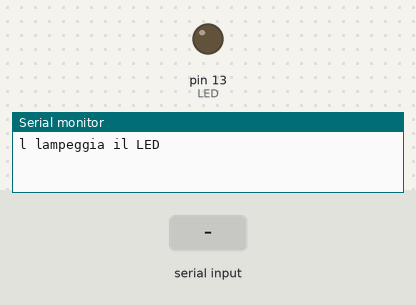
This sketch was run on a simulated Arduino Uno, built with avr-gcc and run on an emulated ATmega328P. On the bench: output pins drawn as LEDs (lit = HIGH), the last lines printed to the serial monitor. The test bench sets the inputs (shaded band).

Above: at 1.2 s.
1.3 s: "90,45\n" received over Serial
2.8 s: byte 108 ('l') received over Serial
4.3 s: "30,150\n" received over Serial
At 4.6 s:
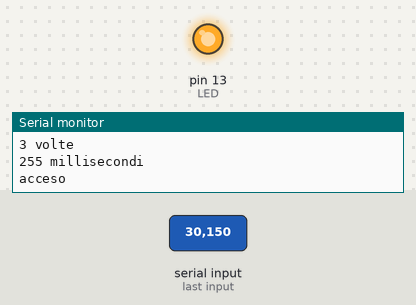
Timing chart, 0 to 7.3 s (numbered marks = the images above; inputs shaded):
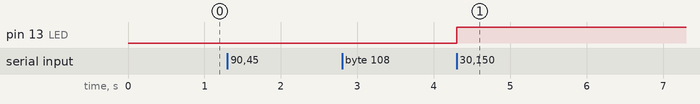

The sketch:

interprete3.ino
```cpp
#define LED LED_BUILTIN

void setup() {
  pinMode(LED, OUTPUT);
  Serial.begin(9600);
  Serial.println("l lampeggia il LED ");
}

void loop() {
  if (Serial.available ()) {
    unsigned char comando = Serial.read(); //legge un carattere dalla seriale e lo mette nella variabile comando
    if ('l' == comando) {
      Serial.println("lampeggia");
      while (!Serial.available()) {
      };
      comando = Serial.read();
      if (comando >= 49 && comando <= 57) {
        comando = comando - 48; // 57=9 48=0 Tabella ASCII
        Serial.print(comando);
        Serial.println(" volte");
        unsigned char sec = Serial.read();
        if (sec >= 49 && sec <= 57);
        Serial.print(sec);
        Serial.println(" millisecondi");
        for ( unsigned char lampeggi = 0; lampeggi < comando; lampeggi++) {
          digitalWrite(LED, HIGH);
          Serial.println("acceso");
          delay(100 * sec);
          digitalWrite(LED, LOW);
          Serial.println("spento");
          delay(500);
        }
        Serial.println("fine lampeggio");
      }
    } else {
      Serial.println("comando non riconosciuto");

    }
  }
}
```

Measured:
- after the input at 4.3 s, pin 13 (LED): LOW → HIGH at once
